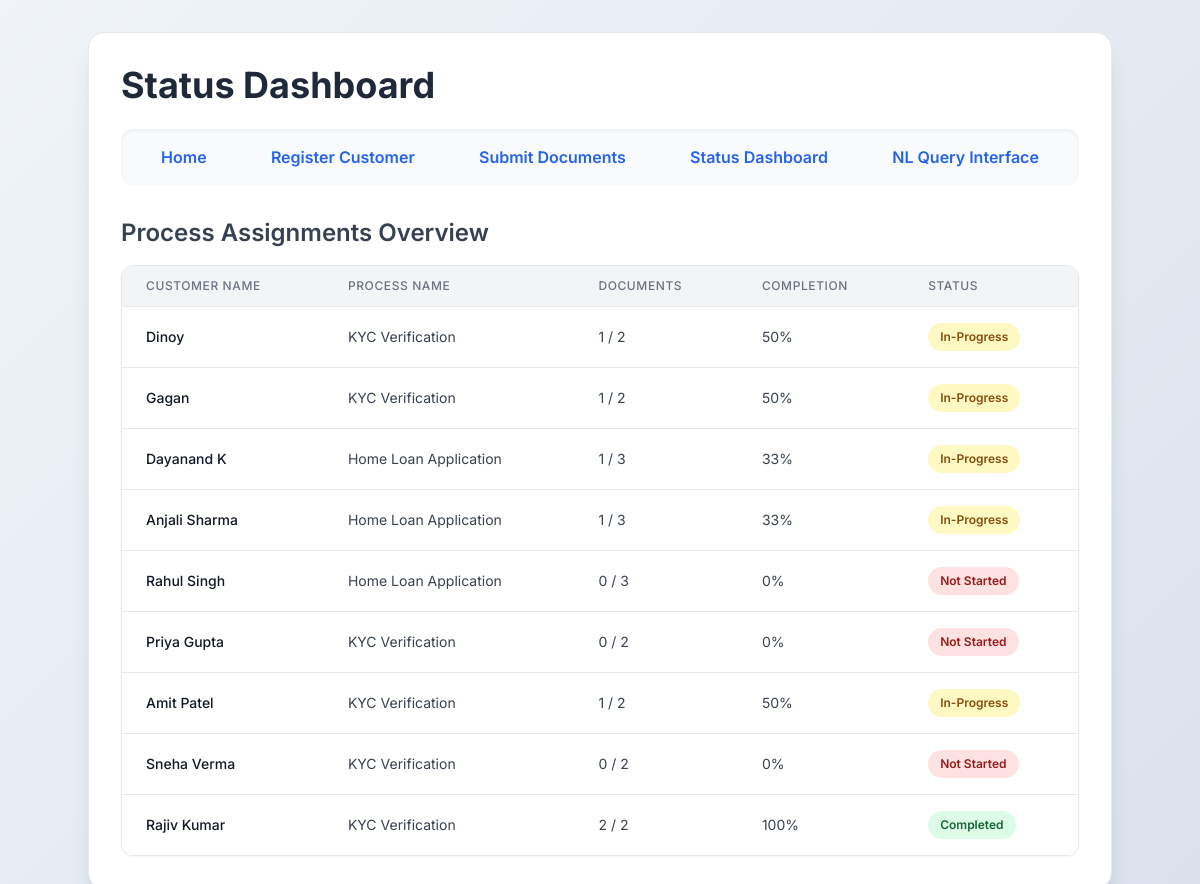
/dashboard, run on the app's committed database.
### tables this page shows
CREATE TABLE process_assignments (
    id INTEGER PRIMARY KEY AUTOINCREMENT,
    customer_id INTEGER,
    process_id INTEGER,
    assignment_date TIMESTAMP DEFAULT CURRENT_TIMESTAMP,
    status VARCHAR(20) DEFAULT 'pending',
    completion_percentage INTEGER DEFAULT 0,
    FOREIGN KEY (customer_id) REFERENCES customers(id) ON DELETE CASCADE,
    FOREIGN KEY (process_id) REFERENCES processes(id) ON DELETE CASCADE,
    UNIQUE(customer_id, process_id)
);

CREATE TABLE customers (
    id INTEGER PRIMARY KEY AUTOINCREMENT,
    name VARCHAR(100) NOT NULL,
    email VARCHAR(100) UNIQUE NOT NULL,
    phone VARCHAR(15),
    registration_date TIMESTAMP DEFAULT CURRENT_TIMESTAMP
);

CREATE TABLE processes (
    id INTEGER PRIMARY KEY AUTOINCREMENT,
    name VARCHAR(100) NOT NULL,
    description TEXT,
    status VARCHAR(20) DEFAULT 'active',
    created_at TIMESTAMP DEFAULT CURRENT_TIMESTAMP
);

### app.py (the view)
@app.route('/dashboard')
def status_dashboard():
    db = get_db()
    assignments_query = """
        SELECT
            pa.status,
            pa.completion_percentage,
            c.name as customer_name,
            p.name as process_name,
            (SELECT COUNT(*) FROM process_required_documents prd WHERE prd.process_id = pa.process_id) AS required_docs,
            (SELECT COUNT(*) FROM document_submissions ds WHERE ds.customer_id = pa.customer_id AND ds.process_id = pa.process_id) AS submitted_docs
        FROM process_assignments pa
        JOIN customers c ON pa.customer_id = c.id
        JOIN processes p ON pa.process_id = p.id
        ORDER BY pa.assignment_date DESC;
    """
    assignments = db.execute(assignments_query).fetchall()
    return render_template('dashboard.html', assignments=assignments)

### app.py (called while the page is built)
def get_db():
    db = getattr(g, '_database', None)
    if db is None:
        db = g._database = sqlite3.connect(DATABASE)
        db.row_factory = sqlite3.Row
    return db

@app.teardown_appcontext
def close_connection(exception):
    db = getattr(g, '_database', None)
    if db is not None:
        db.close()

### templates/dashboard.html (shortened to what this page needs)
<!DOCTYPE html>
<html lang="en">
<head>
    <script src="https://cdn.tailwindcss.com"></script>
</head>
<body class="p-8 antialiased">
    <div class="container mx-auto max-w-5xl bg-white p-8 rounded-2xl shadow-xl border border-gray-200">
        <h1 class="text-4xl font-bold mb-6 text-gray-800">Status Dashboard</h1>
        <nav class="mb-8 p-4 bg-gray-50 rounded-xl shadow-inner">
            <ul class="flex justify-around space-x-4">
                <li><a href="/home" class="text-blue-600 font-semibold hover:text-blue-800 transition-colors">Home</a></li>
                <li><a href="/register" class="text-blue-600 font-semibold hover:text-blue-800 transition-colors">Register Customer</a></li>
                <li><a href="/submission" class="text-blue-600 font-semibold hover:text-blue-800 transition-colors">Submit Documents</a></li>
                <li><a href="/dashboard" class="text-blue-600 font-semibold hover:text-blue-800 transition-colors">Status Dashboard</a></li>
                <li><a href="/query" class="text-blue-600 font-semibold hover:text-blue-800 transition-colors">NL Query Interface</a></li>
            </ul>
        </nav>
        <div>
            <h2 class="text-2xl font-semibold mb-4 text-gray-700">Process Assignments Overview</h2>
            <div class="rounded-xl overflow-hidden shadow-sm border border-gray-200">
                <table class="min-w-full divide-y divide-gray-200">
                    <thead class="bg-gray-100">
                        <tr>
                            <th scope="col" class="px-6 py-3 text-left text-xs font-medium text-gray-500 uppercase tracking-wider">Customer Name</th>
                            <th scope="col" class="px-6 py-3 text-left text-xs font-medium text-gray-500 uppercase tracking-wider">Process Name</th>
                            <th scope="col" class="px-6 py-3 text-left text-xs font-medium text-gray-500 uppercase tracking-wider">Documents</th>
                            <th scope="col" class="px-6 py-3 text-left text-xs font-medium text-gray-500 uppercase tracking-wider">Completion</th>
                            <th scope="col" class="px-6 py-3 text-left text-xs font-medium text-gray-500 uppercase tracking-wider">Status</th>
                        </tr>
                    </thead>
                    <tbody class="bg-white divide-y divide-gray-200">
                        {% for assignment in assignments %}
                        <tr>
                            <td class="px-6 py-4 whitespace-nowrap text-sm font-medium text-gray-900">{{ assignment.customer_name }}</td>
                            <td class="px-6 py-4 whitespace-nowrap text-sm text-gray-700">{{ assignment.process_name }}</td>
                            <td class="px-6 py-4 whitespace-nowrap text-sm text-gray-700">{{ assignment.submitted_docs }} / {{ assignment.required_docs }}</td>
                            <td class="px-6 py-4 whitespace-nowrap text-sm text-gray-700">{{ assignment.completion_percentage }}%</td>
                            <td class="px-6 py-4 whitespace-nowrap">
                                {% if assignment.completion_percentage == 100 %}
                                    <span class="px-3 py-1 inline-flex text-xs leading-5 font-semibold rounded-full bg-green-100 text-green-800">Completed</span>
                                {% elif assignment.completion_percentage > 0 %}
                                    <span class="px-3 py-1 inline-flex text-xs leading-5 font-semibold rounded-full bg-yellow-100 text-yellow-800">In-Progress</span>
                                {% else %}
                                    <span class="px-3 py-1 inline-flex text-xs leading-5 font-semibold rounded-full bg-red-100 text-red-800">Not Started</span>
                                {% endif %}
                            </td>
                        </tr>
                        {% endfor %}
                    </tbody>
                </table>
            </div>
        </div>
    </div>
</body>
</html>

### templates/dashboard.html (style rules this page uses)
body { font-family: 'Inter', sans-serif; background: linear-gradient(135deg, #f0f4f8 0%, #d9e2ec 100%); min-height: 100vh; }

### data on the page
process_assignments: customer_name "Dinoy", process_name "KYC Verification", submitted_docs "1", required_docs "2", completion_percentage "50", shows "In-Progress"
process_assignments: customer_name "Gagan", process_name "KYC Verification", submitted_docs "1", required_docs "2", completion_percentage "50", shows "In-Progress"
process_assignments: customer_name "Dayanand K", process_name "Home Loan Application", submitted_docs "1", required_docs "3", completion_percentage "33", shows "In-Progress"
process_assignments: customer_name "Anjali Sharma", process_name "Home Loan Application", submitted_docs "1", required_docs "3", completion_percentage "33", shows "In-Progress"
process_assignments: customer_name "Rahul Singh", process_name "Home Loan Application", submitted_docs "0", required_docs "3", completion_percentage "0", shows "Not Started"
process_assignments: customer_name "Priya Gupta", process_name "KYC Verification", submitted_docs "0", required_docs "2", completion_percentage "0", shows "Not Started"
process_assignments: customer_name "Amit Patel", process_name "KYC Verification", submitted_docs "1", required_docs "2", completion_percentage "50", shows "In-Progress"
process_assignments: customer_name "Sneha Verma", process_name "KYC Verification", submitted_docs "0", required_docs "2", completion_percentage "0", shows "Not Started"
process_assignments: customer_name "Rajiv Kumar", process_name "KYC Verification", submitted_docs "2", required_docs "2", completion_percentage "100", shows "Completed"
